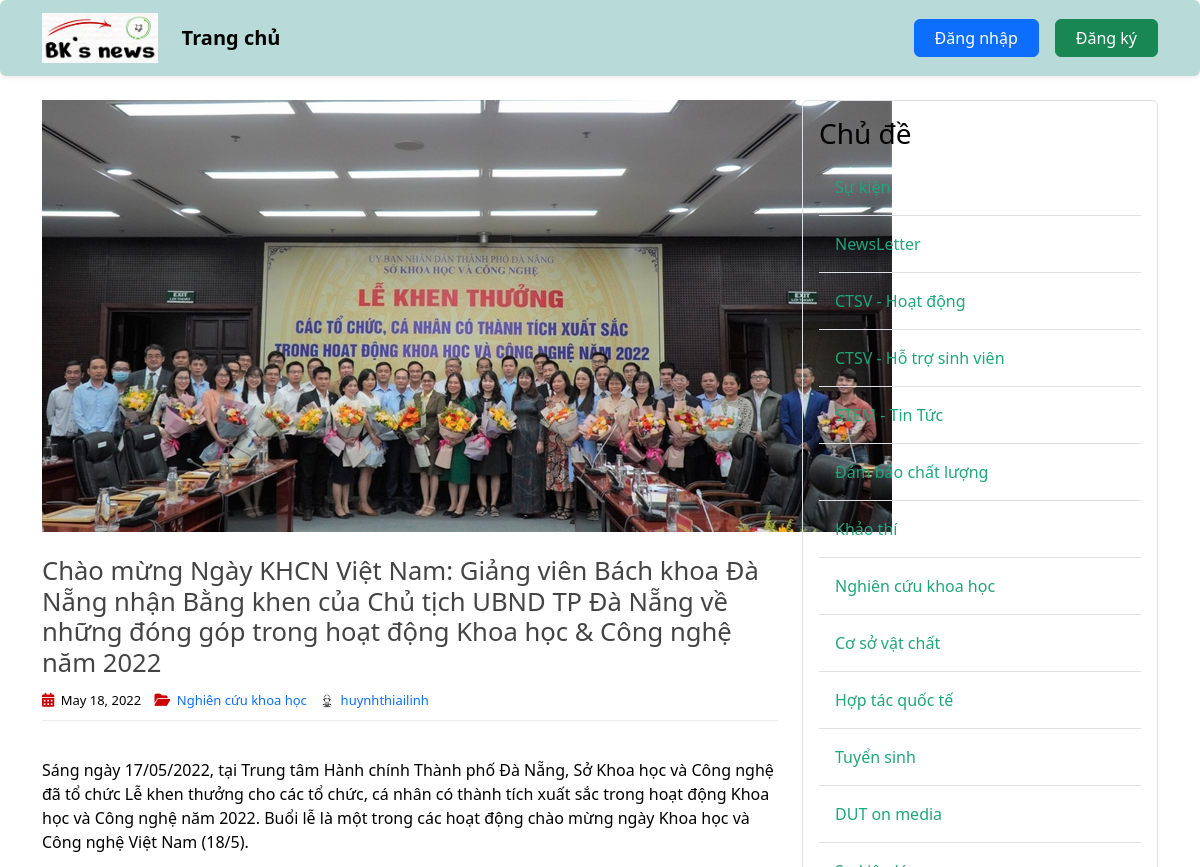
The app's page /post/3/ (upper part), older data.
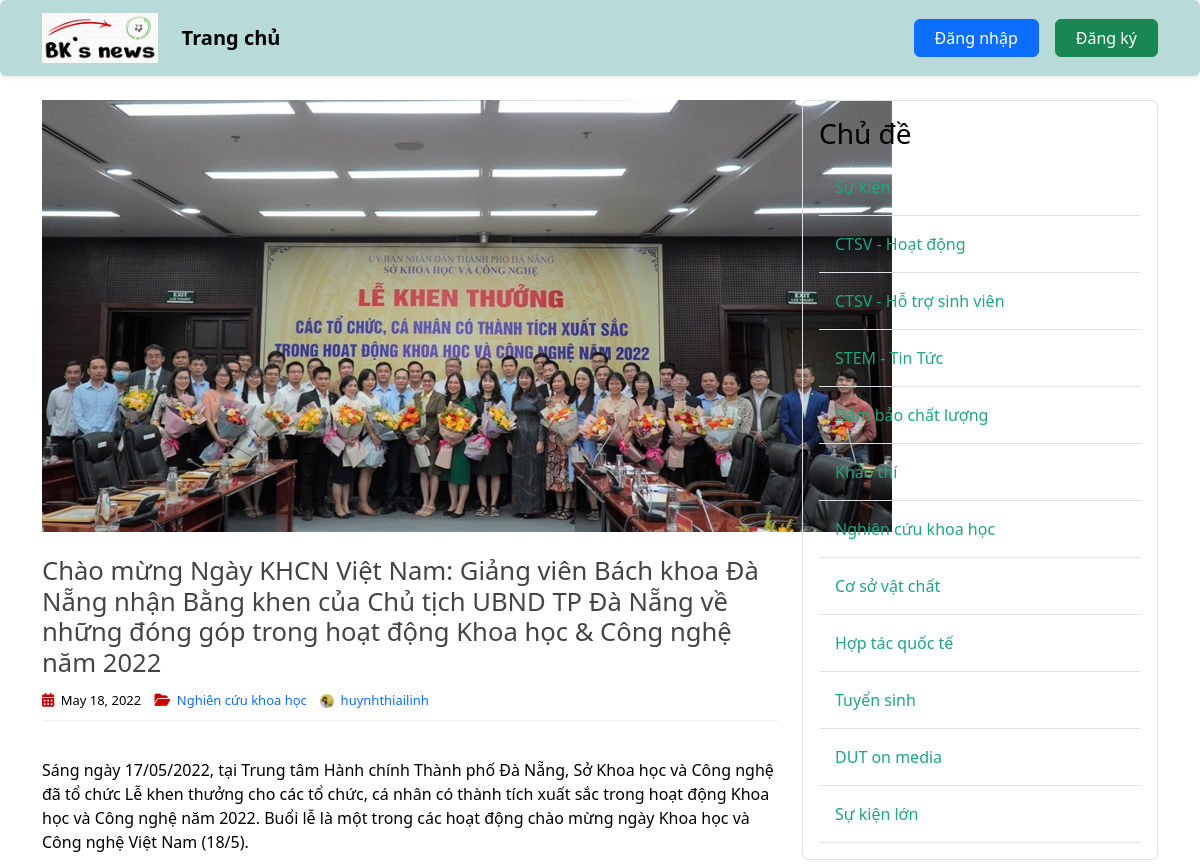
The same page, newer data.
### post_app/models.py (models this page shows, shortened)
class Post(models.Model):
    title = models.CharField(max_length=255)
    content = RichTextField(blank=True, null=True)
    date_posted = models.DateTimeField(default=timezone.now)
    author = models.ForeignKey(User, on_delete=models.CASCADE)
    image = models.ImageField(default='post_default.jpg', upload_to='post_pics')
    topic = models.ForeignKey(Topic, on_delete=models.CASCADE, null=True, blank=False)

class Topic(models.Model):
    name = models.TextField(max_length=256)

### user_app/models.py (models this page shows, shortened)
class Profile(models.Model):
    user = models.OneToOneField(User, on_delete=models.CASCADE)
    avatar = models.ImageField(default='default.jpg', upload_to='profile_pics')

### post_app/views.py (the view)
# urls.py: path('post/<int:pk>/', PostDetailView.as_view(), name='post-detail'),
class PostDetailView(DetailView):
    model = Post
    template_name = 'post/detail.html'
    def get_context_data(self, **kwargs):
        context = super(PostDetailView, self).get_context_data(**kwargs)
        context['topics'] = Topic.objects.all()
        return context

### post_app/templates/post/detail.html (shortened to what this page needs)
{% extends 'base.html' %}
{% load static %}
{% block post_content %}
    <head>
        <link rel="stylesheet" type="text/css" href="{% static 'article/home.css' %}">
    </head>
    <article>
        <header>
            <div class="mb-4">
                <img
                    class="col"
                    src="{{ post.image.url }}"
                    alt="image"
                >
            </div>
            <h4>
                <a href="{% url 'post-detail' post.id %}" class="post-title">
                    {{ post.title }}
                </a>
            </h4>
            <div class="row align-items-center">
                <div class="entry-meta col-9">
                    <span>
                        <i class="fa-solid fa-calendar-days"></i>
                        {{ post.date_posted | date:"F d, Y" }}
                    </span>
                    <span>
                        <i class="fa-solid fa-folder-open"></i>
                        <a href="{% url 'topic-posts' post.topic.id %}" class="topic-link">
                            {{ post.topic.name }}
                        </a>
                    </span>
                    <span>
                        <img class="rounded-circle account-img" src="{{ post.author.profile.avatar.url }}" alt="account-image">
                        <a href="{% url 'user-posts' post.author.username %}" class="ms-auto">{{ post.author }}</a>
                    </span>
                </div>
            </div>
        </header>
        <div class="entry-content row">
            <div class="col">
                <p class="post-content">
                    {{ post.content|safe }}
                </p>
            </div>
        </div>
    </article>
{% endblock post_content %}
{% block topic_content %}
    {% include 'topic/topic_sidebar.html' %}
{% endblock topic_content %}

### post_app/templates/topic/topic_sidebar.html
<div class="content-section border p-3 rounded">
    <h3>Chủ đề</h3>
    {% for topic in topics %}
        <a href="{% url 'topic-posts' topic.id %}" class="topic-link">
            <div class="border-bottom w-100 p-3">
                {{topic.name}}
            </div>
        </a>
    {% endfor%}
</div>

Row changes from the older to the newer data that the page shows:
removed Topic: name "NewsLetter"
changed through a linked row, Post "Nghiên cứu khoa học": author.profile.avatar: picture added in place of a placeholder
now on this page (row unchanged): Topic: name "Sự kiện lớn"
